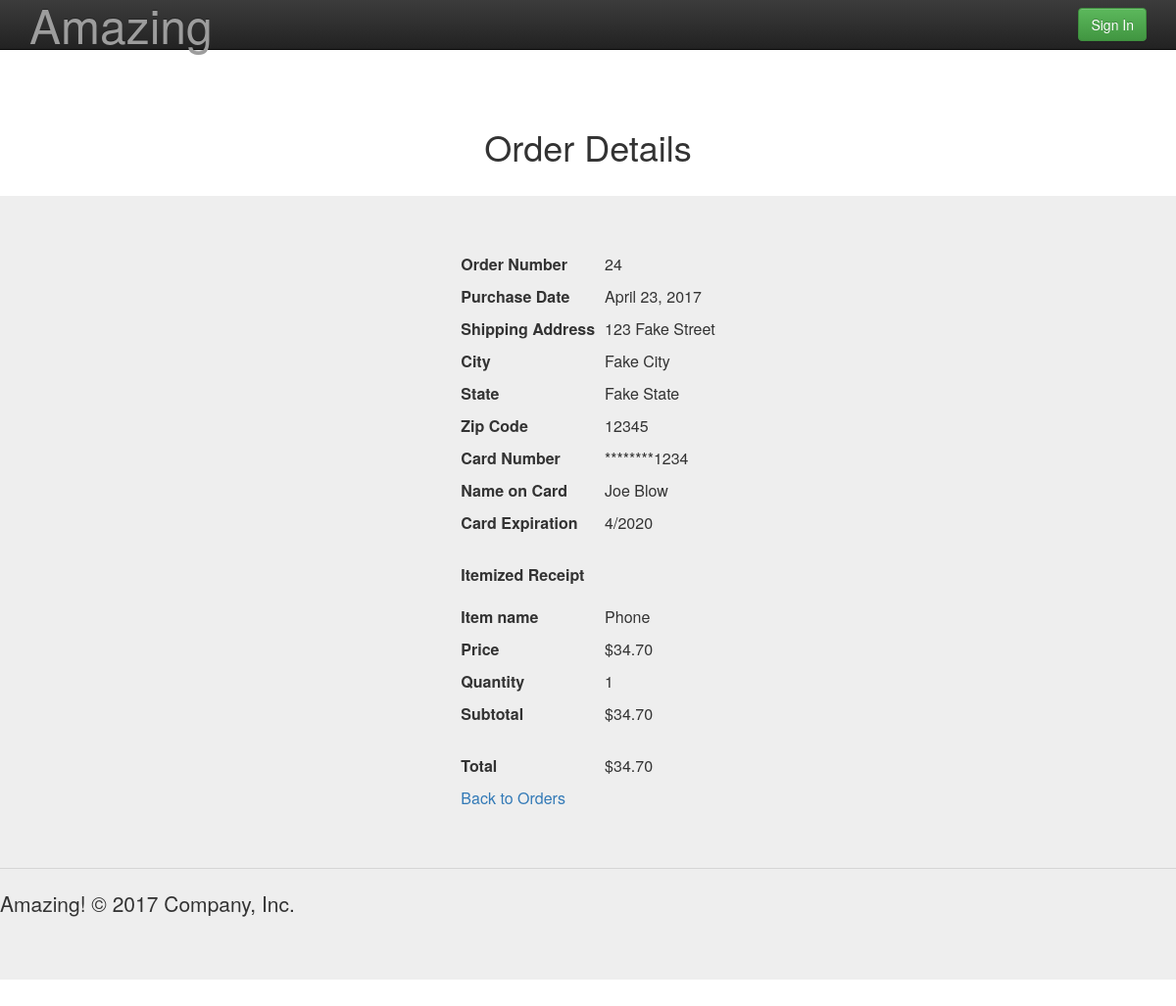
Page /profile/order/?id=24 on the committed database.
### user_profile/models.py (models this page shows)
class Order(models.Model):
	user = models.ForeignKey(User,on_delete=models.CASCADE)
	purchase_date = models.DateField(auto_now_add=True)
	address = models.CharField(max_length=100, blank=True)
	city = models.CharField(max_length=100, blank=True)
	state = models.CharField(max_length=100, blank=True)
	zip_code = models.CharField(max_length=100, blank=True)
	card_number = models.IntegerField(null=True)
	card_name = models.CharField(max_length=100, blank=True)
	card_month = models.IntegerField(null=True)
	card_year = models.IntegerField(null=True)
	def getCardNumber(self):
		return str(self.card_number)[-4:].rjust(len(str(self.card_number)), "*")

class ItemOrder(models.Model):
	itemId = models.ForeignKey(Item, on_delete=models.CASCADE)
	quantity = models.IntegerField()
	orderId = models.ForeignKey('Order',on_delete=models.CASCADE)
	def total(self):
		return self.quantity * self.itemId.price

### item/models.py (models this page shows, shortened)
class Item(models.Model):
	name = models.CharField(max_length=100)
	seller_name = models.CharField(max_length=100)
	price = models.FloatField()
	description = models.TextField(max_length=500)
	image = models.ImageField(blank=True, null=True)
	department = models.IntegerField(choices=DEPT_CHOICES,default=1)

### user_profile/views.py (the view)
def order(request):
	if request.method == 'GET':
		orderId = request.GET.get('id')
		order = Order.objects.get(pk=orderId)
		items = ItemOrder.objects.filter(orderId=orderId)
		total = 0
		for item in items:
			total += item.total()
		return render(request, 'order.html', {
			'order':order,
			'items':items,
			'card_month':MONTH_CHOICES[order.card_month][1],
			'card_year':YEAR_CHOICES[order.card_year][1],
			'total':total,
			})

### templates/order.html (shortened to what this page needs)
{% load staticfiles %}
{% load humanize %}
<link rel="stylesheet" href="https://maxcdn.bootstrapcdn.com/bootstrap/3.3.7/css/bootstrap.min.css">
<link rel="stylesheet" href="https://maxcdn.bootstrapcdn.com/bootstrap/3.3.7/css/bootstrap-theme.min.css">
<!DOCTYPE html>
<html lang="en">
  <head>
    <link href="../../assets/css/ie10-viewport-bug-workaround.css" rel="stylesheet">
    <link href="/static/css/jumbotron.css" rel="stylesheet">
  </head>
  <body>
    <nav class="navbar navbar-inverse navbar-fixed-top">
      <div class="container">
        <div class="navbar-header">
          <a class="navbar-brand" href="/">
      <font size = "18">Amazing</font>
      </a>
        </div>
        <div id="navbar" class="navbar-collapse collapse">
          <form class="navbar-form navbar-right">
            <form method="POST" action="{}">
              <div class="form-group">
                {% if user.is_authenticated %}
                  <table>
                    <tr>
                      <td><a class="navbar-brand text-center" href="{% url 'profile' %}">Welcome {{ user.username }}!</a></td>
                      <td><a class="btn btn-success" href="{% url 'profile' %}" role="button">Profile</a></td>
                      <td>&nbsp;</td>
                      <td> <a class="btn btn-success" href="{% url 'logout' %}" role="button">Logout</a></td>
                      <td>&nbsp;</td>
                      <td> <a class="btn btn-success" href="{% url 'cart' %}" role="button">Cart</a></td>
                    </tr>
                  </table>
                {% else %}
                  <a class="btn btn-success" href="{% url 'login' %}" role="button">Sign In</a>
                {% endif %}
              </div>
            </form>
          </form>
      </div>
    </nav>
  <div class="SearchColumn">
    <br>
    <br>
    <div class="container text-center">
      <br>
      <h1>Order Details</h1>
      <br>
    </div>
  </div>
  <div class="jumbotron">
    <div class="container text-center">
      <table class="center" style="border-collapse: separate; border-spacing: 10px;">
        <tr>
          <th>Order Number</th>
          <td>{{order.pk}}</td>
        </tr>
        <tr>
          <th>Purchase Date</th>
          <td>{{order.purchase_date}}</td>
        </tr>
        <tr>
          <th>Shipping Address</th>
          <td>{{order.address}}</td>
        </tr>
        <tr>
          <th>City</th>
          <td>{{order.city}}</td>
        </tr>
        <tr>
          <th>State</th>
          <td>{{order.state}}</td>
        </tr>
        <tr>
          <th>Zip Code</th>
          <td>{{order.zip_code}}</td>
        </tr>
        <tr>
          <th>Card Number</th>
          <td>{{order.getCardNumber}}</td>
        </tr>
        <tr>
          <th>Name on Card</th>
          <td>{{order.card_name}}</td>
        </tr>
        <tr>
          <th>Card Expiration</th>
          <td>{{card_month}}/{{card_year}}</td>
        </tr>
        <tr>
          <th>Itemized Receipt</th>
          <td>
        </tr>
        {% for item in items %}
		<tr>
		   <th>Item name</th>
		   <td>{{item.itemId.name}}</td>
		</tr>
		<tr>
		   <th>Price</th>
		   <td>${{item.itemId.price|floatformat:2|intcomma}}</td>
		</tr>
		<tr>
		   <th>Quantity</th>
		   <td>{{item.quantity}}</td>
		</tr>
		<tr>
		   <th>Subtotal</th>
		   <td>${{item.total|floatformat:2|intcomma}}</td>
		</tr>
		{% endfor %}
		<tr>
		   <th>Total</th>
		   <td>${{total|floatformat:2|intcomma}}
		</tr>
        <tr>
          <td><a href="{% url 'view_orders' %}">Back to Orders</a></td>
          <td></td>
        </tr>
      </table>
    </div>
    <hr>
    <footer>
      <p>Amazing! &copy; 2017 Company, Inc.</p>
    </footer>
  </div>
  </body>
</html>

### static/css/jumbotron.css (style rules this page uses)
body { padding-top: 50px; padding-bottom: 20px; }

### templates/order.html (style rules this page uses)
table.center { margin-left: auto; margin-right: auto; }

### rows in the picture
Order: pk "24", purchase_date "April 23, 2017", address "123 Fake Street", city "Fake City", state "Fake State", zip_code "12345", getCardNumber "********1234", card_name "Joe Blow"
ItemOrder: itemId.name "Phone", itemId.price "34.70", quantity "1", total "34.70"

### other values in the picture
{{ card_month }} "4"
{{ card_year }} "2020"
{{ total|floatformat:2|intcomma }} "34.70"
